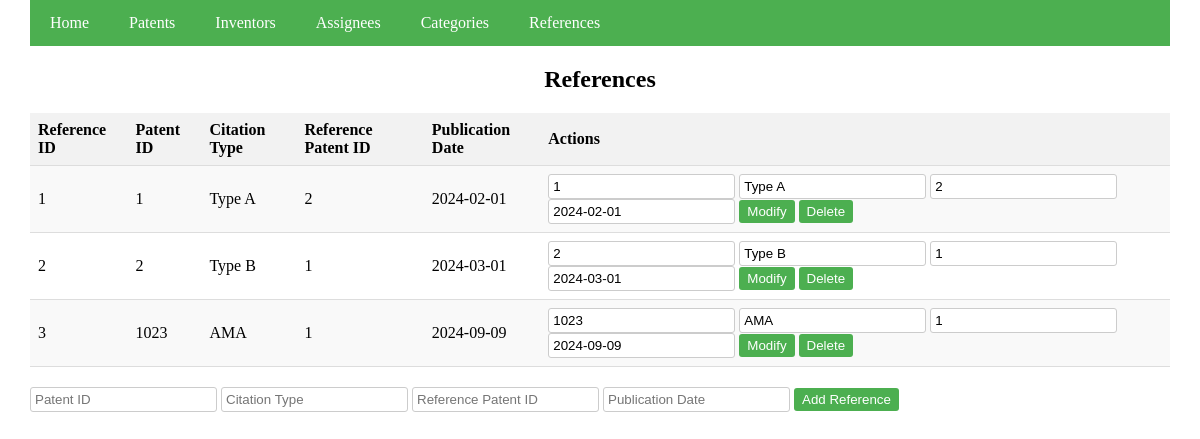
Screenshot of /references with the database file from the repository.
### app.py (models this page shows)
class Reference(db.Model):
    ReferenceID = db.Column(db.Integer, primary_key=True)
    PatentID = db.Column(db.Integer, db.ForeignKey('patent.PatentID'), nullable=False)
    CitationType = db.Column(db.String(50), nullable=False)
    ReferencePatentID = db.Column(db.Integer, db.ForeignKey('patent.PatentID'), nullable=False)
    PublicationDate = db.Column(db.String(20), nullable=False)

### app.py (the view)
@app.route('/references')
def references():
    return render_template('references.html', references=Reference.query.all())

### templates/references.html (shortened to what this page needs)
<!DOCTYPE html>
<html lang="en">
<head>
</head>
<body>
  <div class="container">
    <div class="navbar">
      <a href="/">Home</a>
      <a href="/patents">Patents</a>
      <a href="/inventors">Inventors</a>
      <a href="/assignees">Assignees</a>
      <a href="/categories">Categories</a>
      <a href="/references">References</a>
    </div>
    <h2>References</h2>
    <table>
      <tr>
        <th>Reference ID</th>
        <th>Patent ID</th>
        <th>Citation Type</th>
        <th>Reference Patent ID</th>
        <th>Publication Date</th>
        <th>Actions</th>
      </tr>
      {% for reference in references %}
      <tr>
        <td>{{ reference.ReferenceID }}</td>
        <td>{{ reference.PatentID }}</td>
        <td>{{ reference.CitationType }}</td>
        <td>{{ reference.ReferencePatentID }}</td>
        <td>{{ reference.PublicationDate }}</td>
        <td>
          <form method="POST" action="/modify_reference/{{ reference.ReferenceID }}">
            <input type="text" name="patent_id" value="{{ reference.PatentID }}" />
            <input type="text" name="citation_type" value="{{ reference.CitationType }}" />
            <input type="text" name="reference_patent_id" value="{{ reference.ReferencePatentID }}" />
            <input type="text" name="publication_date" value="{{ reference.PublicationDate }}" />
            <button type="submit">Modify</button>
          </form>
          <form method="POST" action="/delete_reference/{{ reference.ReferenceID }}">
            <button type="submit">Delete</button>
          </form>
        </td>
      </tr>
      {% endfor %}
    </table>
    <form method="POST" action="/add_reference">
      <input type="text" name="patent_id" placeholder="Patent ID" required />
      <input type="text" name="citation_type" placeholder="Citation Type" required />
      <input type="text" name="reference_patent_id" placeholder="Reference Patent ID" required />
      <input type="text" name="publication_date" placeholder="Publication Date" required />
      <button type="submit">Add Reference</button>
    </form>
  </div>
</body>
</html>

### templates/references.html (style rules this page uses)
.navbar { overflow: hidden; background-color: #4caf50; }
.navbar a { float: left; display: block; color: white; text-align: center; padding: 14px 20px; text-decoration: none; }
h2 { text-align: center; }
body, html { height: 100%; margin: 0; display: flex; justify-content: center; }
.container { width: 95%; }
table { width: 100%; border-collapse: collapse; margin-bottom: 20px; }
th, td { padding: 8px; border-bottom: 1px solid #ddd; text-align: left; }
th { background-color: #f2f2f2; }
tr:nth-child(even) { background-color: #f9f9f9; }
form { display: inline; }
input[type="text"] { padding: 4px; border: 1px solid #ccc; border-radius: 3px; }
button { padding: 4px 8px; background-color: #4caf50; color: white; border: none; border-radius: 3px; cursor: pointer; }

### rows the page displays
Reference: ReferenceID "1", PatentID "1", CitationType "Type A", ReferencePatentID "2", PublicationDate "2024-02-01", patent_id "1", citation_type "Type A", reference_patent_id "2", publication_date "2024-02-01"
Reference: ReferenceID "2", PatentID "2", CitationType "Type B", ReferencePatentID "1", PublicationDate "2024-03-01", patent_id "2", citation_type "Type B", reference_patent_id "1", publication_date "2024-03-01"
Reference: ReferenceID "3", PatentID "1023", CitationType "AMA", ReferencePatentID "1", PublicationDate "2024-09-09", patent_id "1023", citation_type "AMA", reference_patent_id "1", publication_date "2024-09-09"
